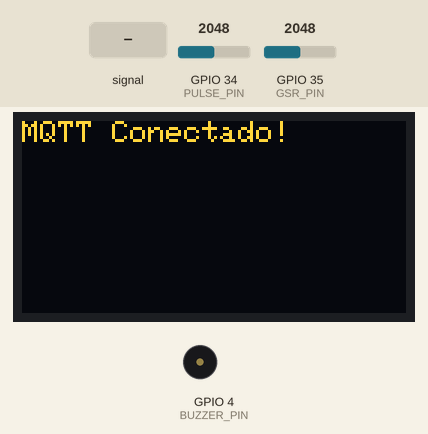
This sketch was run on a simulated ESP32. Shown: 128×64 one-colour display, buzzer (waves = sounding). Inputs (shaded band) come from the test bench; at power-on: GPIO 34 (PULSE_PIN) = 2048, GPIO 35 (GSR_PIN) = 2048. The OLED is the two-colour kind (top 16 rows yellow); WiFi joins after 1.5 s; servers stay silent unless stated; random numbers use the default seed unless the sketch sets one; no MQTT or app messages arrive unless stated; what the sketch prints to the serial monitor is not drawn.

Above: at 2.8 s.
3.9 s: GPIO 34 (PULSE_PIN) fed a 200 Hz sine of ±327 counts around its level
At 4.1 s:
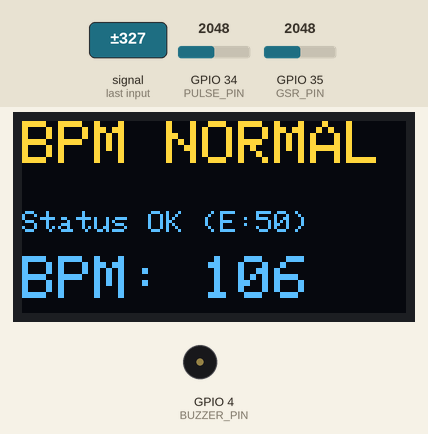
5.9 s: GPIO 34 (PULSE_PIN) set to 333
At 7.1 s:
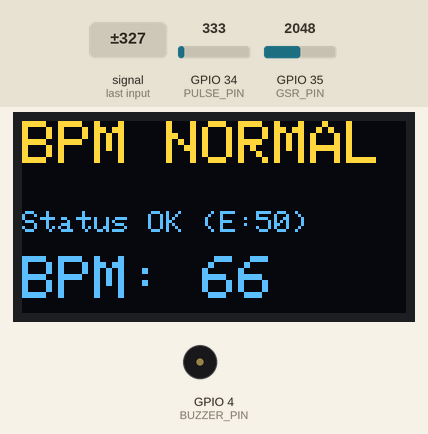
7.4 s: GPIO 34 (PULSE_PIN) set to 278
At 8.6 s:
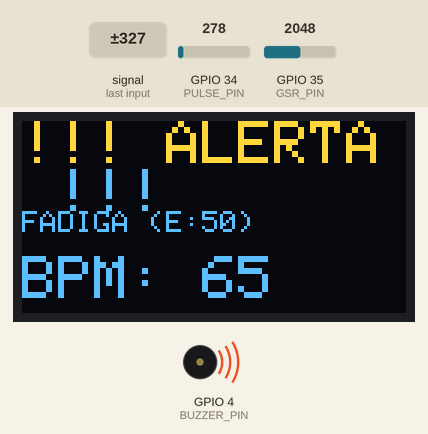
8.9 s: GPIO 35 (GSR_PIN) set to 2139
At 9.2 s:
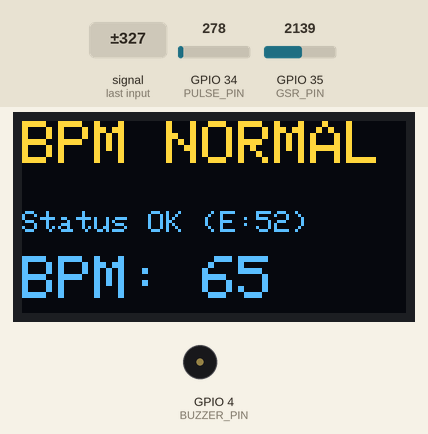
10.4 s: GPIO 35 (GSR_PIN) set to 2047
At 10.9 s:
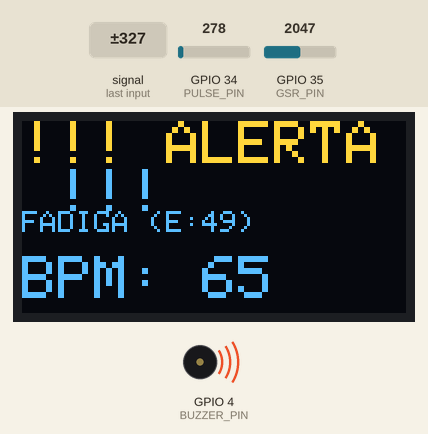
11.9 s: GPIO 34 (PULSE_PIN) set to 491
At 12.5 s:
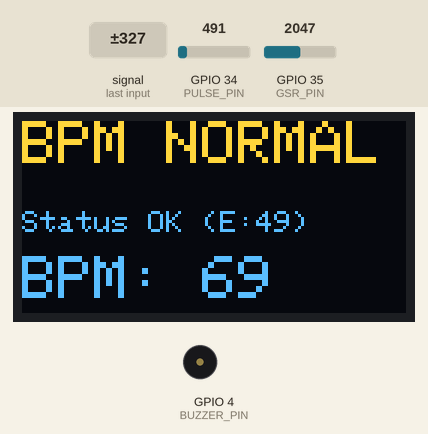
Timing chart, 0 to 14.4 s (numbered marks = the images above; inputs shaded):
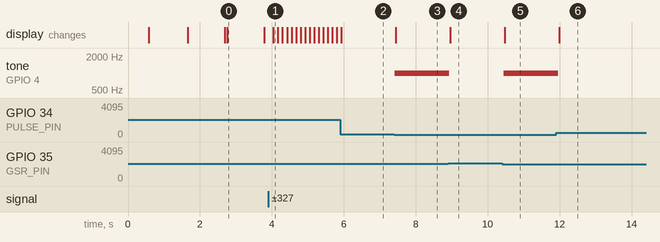

Measured:
- the behaviour switches between 308 and 307 on GPIO 34 (PULSE_PIN) (found by bisection; images 2 and 3)
- the behaviour switches between 2088 and 2089 on GPIO 35 (GSR_PIN) (found by bisection; images 3 and 4)
- after the input at 3.9 s, the display: changes after 0.14 s (image 1)
- after the input at 7.4 s, tone on GPIO 4 (BUZZER_PIN): silent → 1000 Hz at once; the display: changes after 0.05 s (image 3)
- after the input at 8.9 s, tone on GPIO 4 (BUZZER_PIN): 1000 Hz → silent at once; the display: changes after 0.06 s (image 4)
- after the input at 10.4 s, tone on GPIO 4 (BUZZER_PIN): silent → 1000 Hz after 0.05 s; the display: changes after 0.07 s (image 5)
- after the input at 11.9 s, tone on GPIO 4 (BUZZER_PIN): 1000 Hz → silent after 0.06 s; the display: changes after 0.08 s (image 6)

The sketch:

detectorsono.ino
```cpp
#include <WiFi.h>
#include <PubSubClient.h>
#include <WiFiClientSecure.h>
#include <Wire.h>
#include <Adafruit_GFX.h>
#include <Adafruit_SSD1306.h>

#define SCREEN_WIDTH 128
#define SCREEN_HEIGHT 64
Adafruit_SSD1306 display(SCREEN_WIDTH, SCREEN_HEIGHT, &Wire, -1);

// --- PINOS CORRIGIDOS ---
#define OLED_SDA 25
#define OLED_SCL 26

#define PULSE_PIN 34  // Sensor de Pulso (BPM)
#define GSR_PIN 35    // NOVO: Potenciômetro para simular Estresse/GSR
#define BUZZER_PIN 4

// VARIÁVEIS DE CONTROLE
int batimentos = 0;
int nivelEstresse = 0; // Novo
unsigned long ultimoEnvio = 0;

// CONFIGURAÇÃO WIFI e MQTT (Mantidas)
const char* ssid = "Wokwi-GUEST";
const char* password = "";
const char* mqtt_server = "XXXXXXXXXXXXXXXXXXXXXXXXX.eu.hivemq.cloud";
const int   mqtt_port   = 8883;
const char* mqtt_user = "babiXXXX";
const char* mqtt_pass = "BabiXXXX"; // SUA SENHA AQUI!!!

WiFiClientSecure espClient;
PubSubClient client(espClient);

// Funções conectarWiFi e reconnect (Mantidas)
void conectarWiFi() {
  Serial.print("Conectando ao WiFi: ");
  Serial.println(ssid);
  WiFi.begin(ssid, password);
  while (WiFi.status() != WL_CONNECTED) {
    delay(500); Serial.print(".");
    display.clearDisplay(); display.setCursor(0, 0); display.println("Conectando WiFi..."); display.display();
  }
  Serial.println("\nWiFi conectado!");
}

void reconnect() {
  display.clearDisplay(); display.setTextSize(1); display.setCursor(0, 0);
  display.println("Conexao perdida!"); display.println("Tentando MQTT..."); display.display();

  while (!client.connected()) {
    Serial.print("Conectando ao HiveMQ Cloud... ");
    String clientId = "ESP32Client-";
    clientId += String(random(0xffff), HEX);

    if (client.connect(clientId.c_str(), mqtt_user, mqtt_pass)) {
      Serial.println("Conectado!");
      client.subscribe("bpm/comando");
      display.clearDisplay(); display.setCursor(0, 0); display.println("MQTT Conectado!"); display.display();
      delay(1000);
    } else {
      Serial.print("Falha, rc="); Serial.print(client.state()); Serial.println(" (Tentando em 5s)");
      display.setCursor(0, 20); display.print("Erro: "); display.println(client.state()); display.display();
      delay(5000);
    }
  }
}

// -----------------------------------
// SETUP
// -----------------------------------
void setup() {
  Serial.begin(115200);
  pinMode(BUZZER_PIN, OUTPUT);
  pinMode(PULSE_PIN, INPUT);
  pinMode(GSR_PIN, INPUT); // Configura o novo pino

  Wire.begin(OLED_SDA, OLED_SCL);
  if (!display.begin(SSD1306_SWITCHCAPVCC, 0x3C)) {
    Serial.println("Falha ao iniciar OLED"); for(;;);
  }

  display.clearDisplay(); display.setTextSize(1); display.setTextColor(WHITE);
  display.setCursor(0, 0); display.println("Iniciando Sistema..."); display.display();

  conectarWiFi();
  espClient.setInsecure();
  client.setServer(mqtt_server, mqtt_port);

  display.clearDisplay(); display.setCursor(0, 0); display.println("Pronto para Operar!"); display.display();
  delay(1000);
}

// -----------------------------------
// LOOP PRINCIPAL (LÓGICA AVANÇADA DE DECISÃO)
// -----------------------------------
void loop() {

  if (!client.connected()) {
    reconnect();
  }
  client.loop();

  // --- LEITURAS E CONVERSÕES ---
  int leituraRawPulse = analogRead(PULSE_PIN);
  int leituraRawGSR = analogRead(GSR_PIN);

  // Converte Pulse para BPM (Faixa Fisiológica)
  batimentos = map(leituraRawPulse, 0, 4095, 60, 140);

  // Converte GSR para Nível de Estresse (0-100)
  nivelEstresse = map(leituraRawGSR, 0, 4095, 0, 100);

  // --- DEFINIÇÃO DOS GATILHOS (CRITÉRIO DE DECISÃO CIENTÍFICO) ---
  // Gatilho de Fadiga: Coração lento (BPM < 65) E Mente relaxada (GSR < 50)
  bool alertaSono = (batimentos <= 65) && (nivelEstresse <= 50);

  // Gatilho de Estresse: Coração acelerado (BPM > 100) E Mente excitada (GSR > 90)
  bool alertaEstresse = (batimentos >= 100) && (nivelEstresse >= 90);

  display.clearDisplay();
  display.setTextSize(2);
  display.setTextColor(WHITE);
  display.setCursor(0, 0);

  // ----------------------------------------------------
  // LÓGICA DO DISPLAY E BUZZER
  // ----------------------------------------------------
  if (alertaSono) {
    // MODO ALERTA DE FADIGA/SONO
    tone(BUZZER_PIN, 1000);
    display.println("!!! ALERTA !!!");
    display.setTextSize(1);
    display.setCursor(0, 30);
    display.print("FADIGA (E:");
    display.print(nivelEstresse);
    display.println(")");

  } else if (alertaEstresse) {
    // MODO ALERTA DE ESTRESSE
    tone(BUZZER_PIN, 2000);
    display.println("!! ATENCAO !!");
    display.setTextSize(1);
    display.setCursor(0, 30);
    display.print("ESTRESSE (E:");
    display.print(nivelEstresse);
    display.println(")");

  } else {
    // MODO NORMAL
    noTone(BUZZER_PIN);
    display.println("BPM NORMAL");
    display.setTextSize(1);
    display.setCursor(0, 30);
    display.print("Status OK (E:");
    display.print(nivelEstresse);
    display.println(")");
  }

  // Mostra o BPM atual sempre
  display.setTextSize(2);
  display.setCursor(0, 45);
  display.print("BPM: ");
  display.println(batimentos);
  display.display();


  // ----------------------------------------------------
  // ENVIO MQTT (Atualizado para 3 critérios de status)
  // ----------------------------------------------------
  if (millis() - ultimoEnvio > 3000) {
    ultimoEnvio = millis();

    // 1. Envia o valor do BPM e Estresse (Para o HiveMQ)
    char mensagem[30];
    sprintf(mensagem, "%d,%d", batimentos, nivelEstresse);
    client.publish("bpm/leituras", mensagem);

    // 2. Envia o Status DETALHADO (FADIGA, ESTRESSE ou NORMAL)
    if(alertaSono) {
        client.publish("bpm/status", "FADIGA_SONO");
    } else if (alertaEstresse) {
        client.publish("bpm/status", "ESTRESSE_ALTO");
    } else {
        client.publish("bpm/status", "NORMAL");
    }

    Serial.print("Dados enviados: BPM="); Serial.print(batimentos);
    Serial.print(", Estresse="); Serial.println(nivelEstresse);
  }

  delay(100);
}
```
